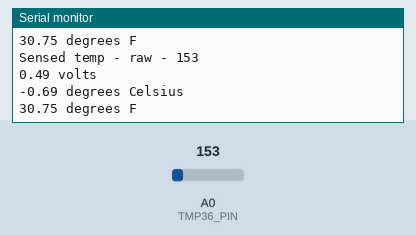
Recording of a sketch running on a simulated Arduino Uno, built with avr-gcc and run on an emulated ATmega328P. On the bench: the last lines printed to the serial monitor. The inputs (shaded band) are chosen by the test bench; at power-on: A0 (TMP36_PIN) = 153.

Above: at 4.0 s.
4.1 s: A0 (TMP36_PIN) set to 165
At 7.4 s:
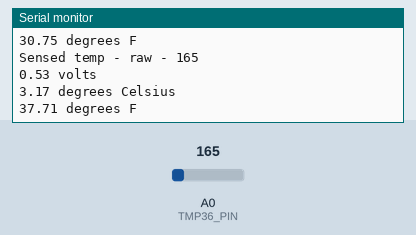
8.2 s: A0 (TMP36_PIN) set to 175
At 10.1 s:
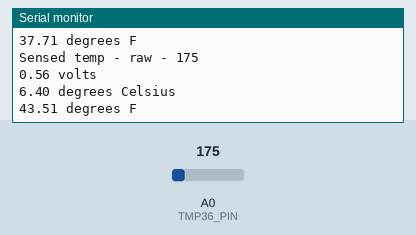
Timing chart, 0 to 11.6 s (numbered marks = the images above; inputs shaded):
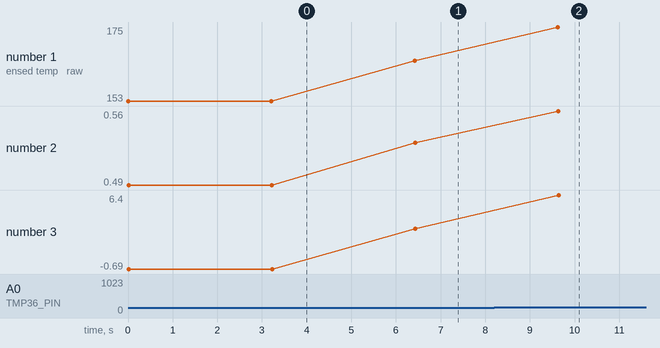

The sketch:

tmp36-bb.ino
```cpp
// Wed  4 Jul 23:02:04 UTC 2018
// 4737-a3b-013- // therm/tmp36-bb

// siska

// previous timestamp:
// Wed  4 Jul 22:55:39 UTC 2018
// 4737-a3b-011- // therm/tmp36-aa

#define VCC 3.3 // or 5.0 volts

int TMP36_PIN = A0; // temperature sensor TMP36 analog out

void setup() {
    Serial.begin(19200);
}

void loop() {
    int sensed_temp = analogRead(TMP36_PIN);
    float volts = sensed_temp * VCC;
    volts /= 1024.0;
    Serial.print("Sensed temp - raw - ");
    Serial.println(sensed_temp);
    Serial.print(volts); Serial.println(" volts");
    // convert: 10 mv per degree Celsius (with 500 mV offset)
    float temp_C = (volts - 0.5) * 100 ;
    Serial.print(temp_C); Serial.println(" degrees Celsius ");
    float temp_F = (temp_C * 9.0 / 5.0) + 32.0;
    Serial.print(temp_F); Serial.println(" degrees F\r\n");
    delay(3200);
}
```

Measured:
- after the input at 4.1 s, the serial monitor: prints a new line after 2.3 s (image 1)
- after the input at 8.2 s, the serial monitor: prints a new line after 1.4 s (image 2)
- plotted number 1: 153 → 165 after the input at 4.1 s, 165 → 175 after the input at 8.2 s
- plotted number 2: 0.49 → 0.53 after the input at 4.1 s, 0.53 → 0.56 after the input at 8.2 s
- plotted number 3: -0.69 → 3.17 after the input at 4.1 s, 3.17 → 6.4 after the input at 8.2 s
